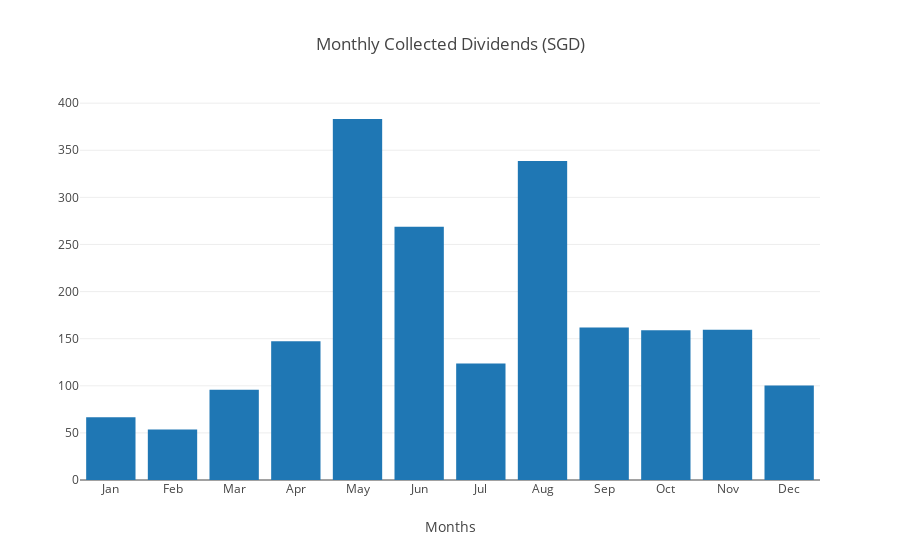

Write notebook code for a chart like this one.
### Markdown cell above
### Plot Graph

### Code cell
x = monthlyList

trace1 = {
  'x': x,
  'y': monthlyValue,
  'type': 'bar'
};
data = [trace1];
layout = {
  'xaxis': {'title': 'Months'},
  'barmode': 'relative',
  'title': f'Monthly Collected Dividends ({baseCurrency})'
};
fig = go.Figure(data = data, layout = layout)
iplot(fig)

### Figure 1 — Plotly figure (JSON) as saved in the notebook; plotly's stock layout.template omitted (floating-point values rounded to 4 significant figures)
{"data": [{"type": "bar", "uid": "2d71c98c-f25b-490c-91ef-0c39f4667037", "x": ["Jan", "Feb", "Mar", "Apr", "May", "Jun", "Jul", "Aug", "Sep", "Oct", "Nov", "Dec"], "y": [66.5, 53.51, 95.8, 147.2, 383.2, 268.8, 123.6, 338.5, 161.8, 159.0, 159.5, 100.3]}], "layout": {"barmode": "relative", "title": {"text": "Monthly Collected Dividends (SGD)"}, "xaxis": {"title": {"text": "Months"}}}}
